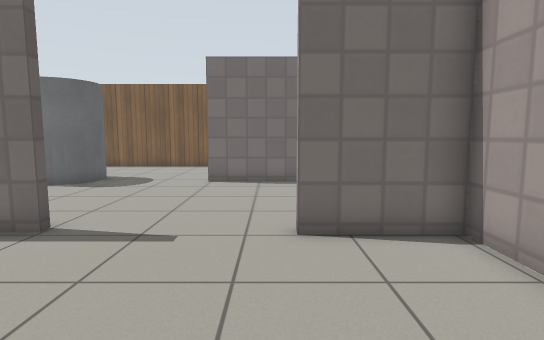
view 1 (above)

18 first-person views from a walk through a Gazebo world. The camera is 0.94 m above the floor, tilts 6° down and sees 80° across. The floor is counted in squares, 0.5 m on a side. Each view is taken from the middle of a square. On the plan, view 1 faces up. The plan holds only what a view shows up to about 17 squares ahead; the rest is blank. Gazebo's built-in surfaces are drawn with simple patterns.

view 2
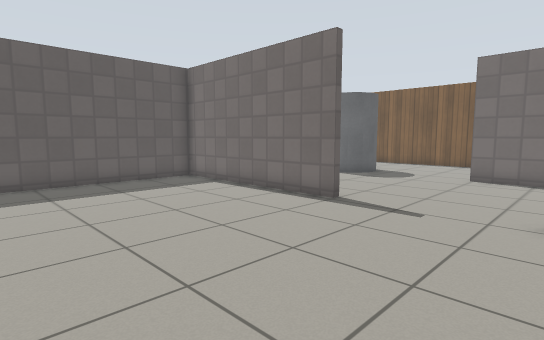

view 3
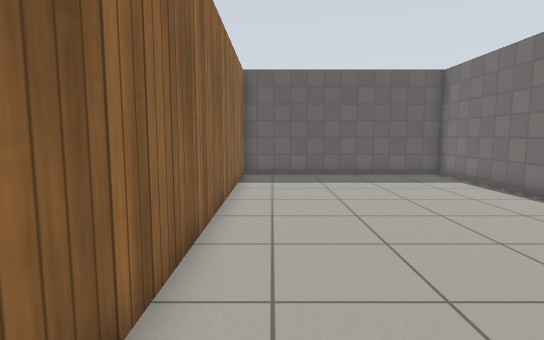

view 4
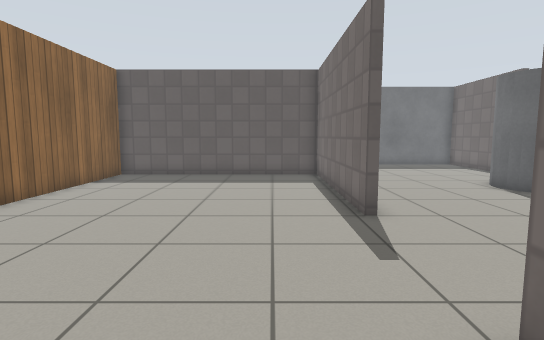

view 5
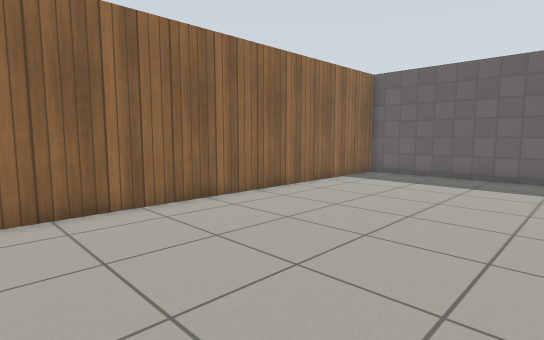

view 6
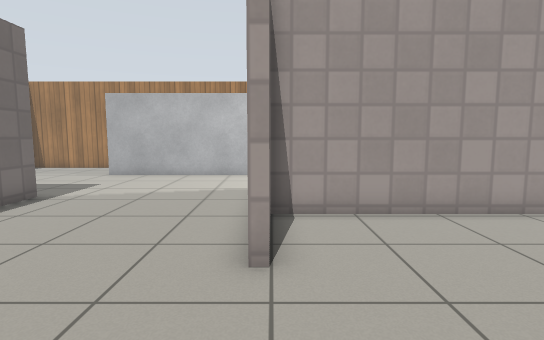

view 7
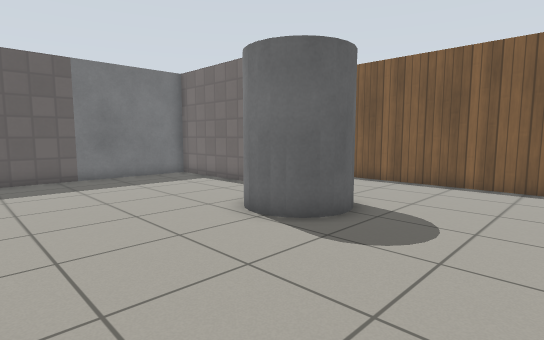

view 8
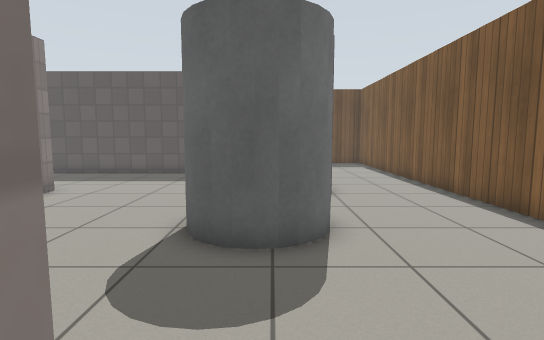

view 9
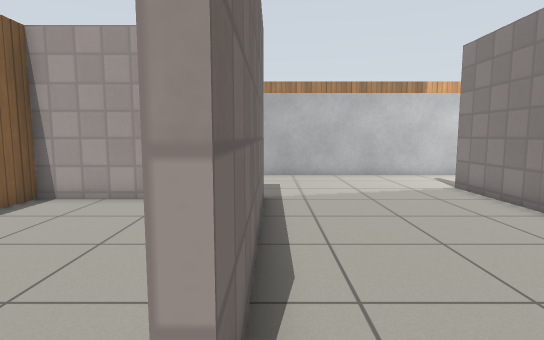

view 10
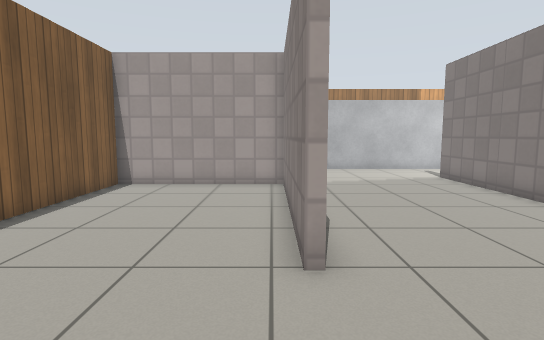

view 11
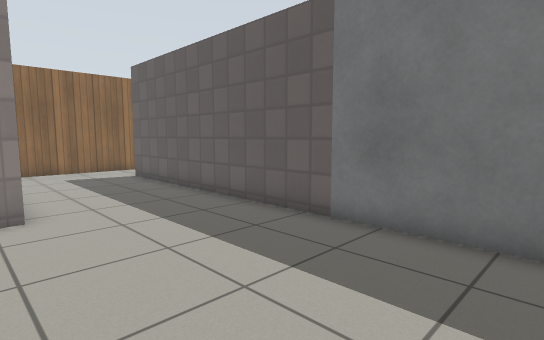

view 12
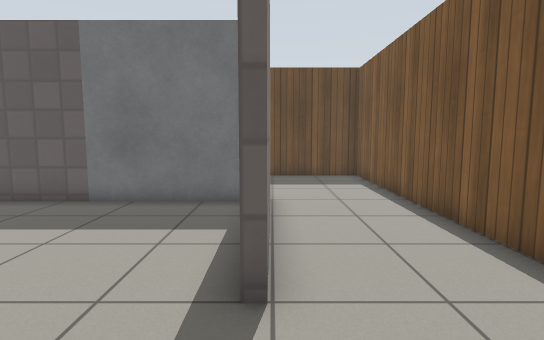

view 13
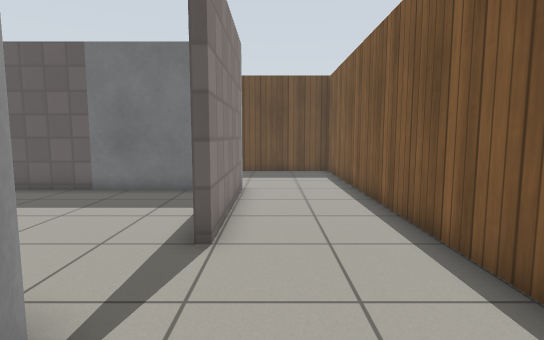

view 14
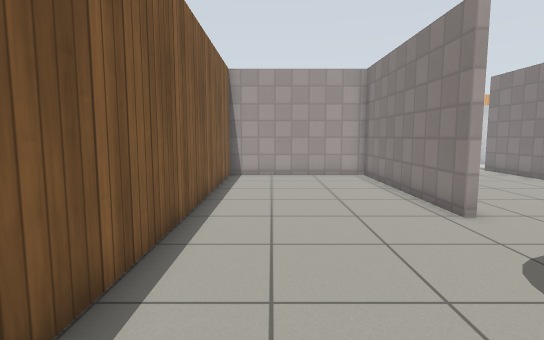

view 15
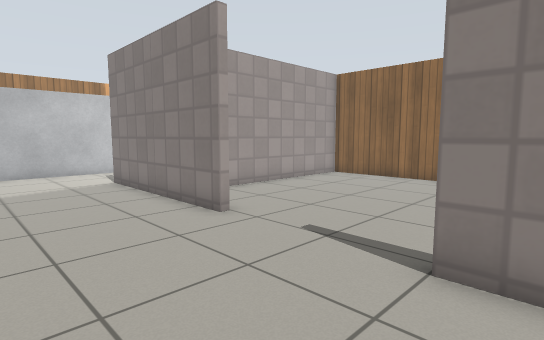

view 16
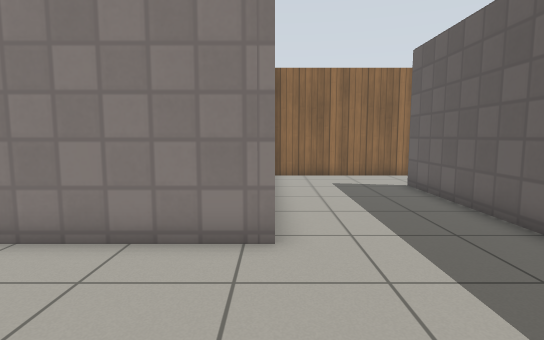

view 17
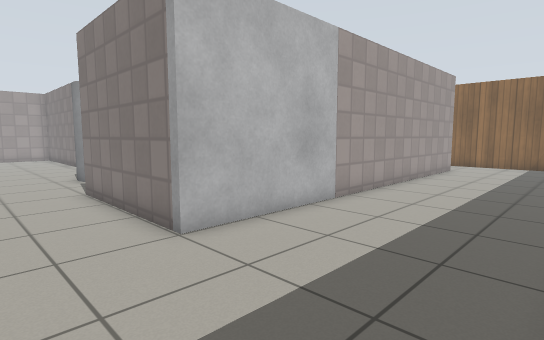

view 18
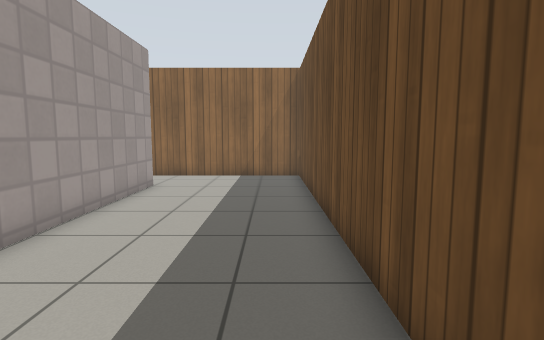

### Floor plan
Ten units are one square. View 1 is at (0, 0); x grows to the right and y downward. Boxes are objects, and circles mark ways between rooms. Rooms are numbered by the first view taken in them; rooms with no view inside come last. Other rooms are left out.
<svg viewBox="-248 -205 368 244">
<path fill="none" stroke="#000" d="M-45 -65 -45 -62 -128 -62 -128 34 37 34 37 -60 4 -60M-57 -65 -45 -65M4 -63 78 -63M-131 -65 -82 -65M-132 -157 -182 -157 -182 3M59 -133 -26 -133 -26 -135 56 -135 56 -200 -186 -200M-185 -159 -124 -159M115 -65 115 -139M-176 34 -131 34M-243 -106 -243 34 -176 34M-185 3 -185 -159M-186 -200 -243 -200 -243 -159"/>
<rect x="-105" y="-155" width="40" height="40" fill="#bbb"><title>grey cylinder</title></rect>
<circle cx="-20" cy="-60" r="3" fill="#2a7"/>
<circle cx="-180" cy="20" r="3" fill="#2a7"/>
<circle cx="-190" cy="-180" r="3" fill="#2a7"/>
<text x="-40" y="-10">1</text>
<text x="-60" y="-110">2</text>
<text x="-210" y="-80">3</text>
</svg>
Room 1 opens to room 2. Room 2 opens to room 3.

Where each view was taken, in squares from view 1:
view 1: 0 up, 0 right, facing up
view 2: 2 down, 1 right, facing up-left
view 3: 2 down, 3 right, facing left
view 4: 4 up, 3 right, facing left
view 5: 5 up, 3 right, facing down-left
view 6: 6 up, 4 left, facing right
view 7: 7 up, 3 left, facing up-left
view 8: 14 up, 2 left, facing left
view 9: 13 up, 4 left, facing right
view 10: 14 up, 7 left, facing right
view 11: 15 up, 12 left, facing down-left
view 12: 16 up, 9 left, facing left
view 13: 17 up, 7 left, facing left
view 14: 18 up, 10 left, facing right
view 15: 11 up, 6 left, facing down-right
view 16: 12 up, 13 left, facing down
view 17: 19 up, 24 left, facing down-right
view 18: 12 up, 23 left, facing down
